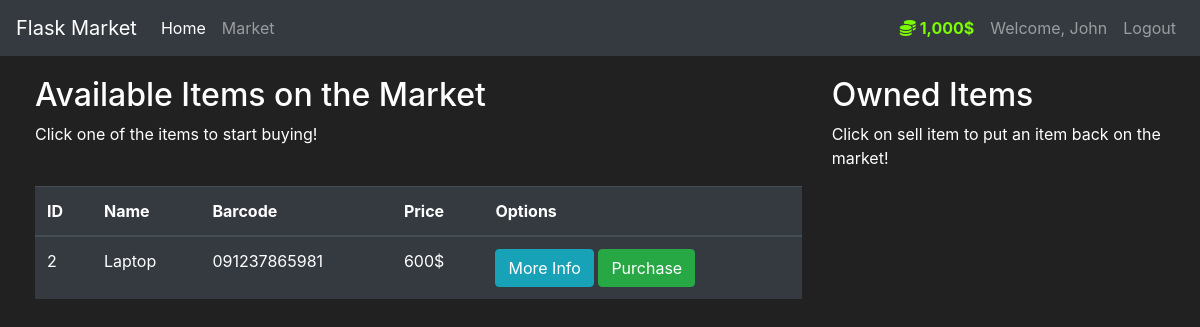
The app's page /market (signed in), older data.
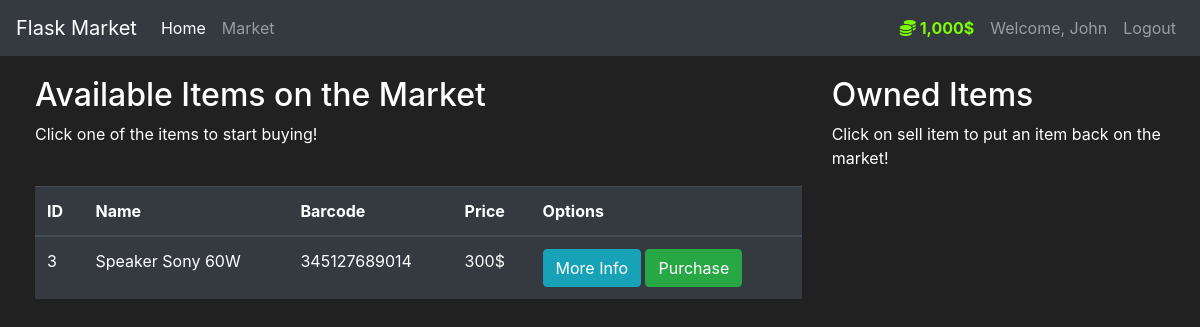
The same page, newer data.
### market/models.py (models this page shows, shortened)
class Item(db.Model):
    id = db.Column(db.Integer(), primary_key=True)
    name = db.Column(db.String(length=30), nullable=False, unique=True)
    price = db.Column(db.Integer(), nullable=False)
    barcode = db.Column(db.String(length=12),nullable=False, unique=True)
    description = db.Column(db.String(length=1024), nullable=False, unique=True)
    owner = db.Column(db.Integer(),db.ForeignKey('user.id'))

### market/routes.py (the view, shortened to what this page needs)
@app.route('/market', methods=['GET','POST'])
@login_required
def market_page():
    purchase_form = PurchaseItemForm()
    selling_form = SellItemForm()
    """ if purchase_form.validate_on_submit():

        #print(purchase_form.__dict__) # return dict of purchasing items
        # <input id="submit" name="submit" type="submit" value="Purchase Item">
        print(request.form.get['purchased_item']) # return ipnut tag html code -> represend it in modals file like an hidden
 """
    if request.method == "GET":
        items = Item.query.filter_by(owner=None)
        owned_items = Item.query.filter_by(owner=current_user.id) # grab items by ID of user because you create relatioship with user_id
        return render_template('market.html',items=items, purchase_form=purchase_form, owned_items=owned_items, selling_form=selling_form)

### market/models.py (called while the page is built)
@login_manager.user_loader # contain UserMixin - methods that must pass before its loaded
def load_user(user_id):
    return User.query.get(int(user_id))

    @property
    def prettier_budget(self):
        if len(str(self.budget)) >= 4:
            return f"{str(self.budget)[:-3]},{str(self.budget)[-3:]}$"
        else:
            return f"{self.budget}$"

### market/templates/market.html (shortened to what this page needs)
{% extends 'base.html' %}
{% block content %}
<div class="row" style="margin-top: 20px; margin-left: 20px;">
    <div class="col-8">
        <h2>Available Items on the Market</h2>
        <p>Click one of the items to start buying!</p>
        <br>
        <table class="table table-hover table-dark">
            <thead>
                <tr>
                    <th scope="col">ID</th>
                    <th scope="col">Name</th>
                    <th scope="col">Barcode</th>
                    <th scope="col">Price</th>
                    <th scope="col">Options</th>
                </tr>
            </thead>
            <tbody>
                    {% for item in items %}
                    <tr>
                        <td>{{item.id}}</td>
                        <td>{{item.name}}</td>
                        <td>{{item.barcode}}</td>
                        <td>{{item.price}}$</td>
                        <td>
                            <button class="btn btn-outline btn-info" data-toggle="modal" data-target="#Modal-MoreInfo-{{item.id}}">More Info</button>
                            <button class="btn btn-outline btn-success" data-toggle="modal" data-target="#Modal-PurchaseConfirm-{{ item.id }}">Purchase</button>
                        </td>
                    </tr>
                    {% endfor %}
            </tbody>
        </table>
    </div>
    <div class="col-4">
        <h2>Owned Items</h2>
        <p>Click on sell item to put an item back on the market!</p>
        <br>
    </div>
</div>
{% endblock %}

Row changes from the older to the newer data that the page shows:
no longer on this page (row edited): Item: id "2", name "Laptop", barcode "091237865981", price "600"
added Item: id "3", name "Speaker Sony 60W", barcode "345127689014", price "300"
